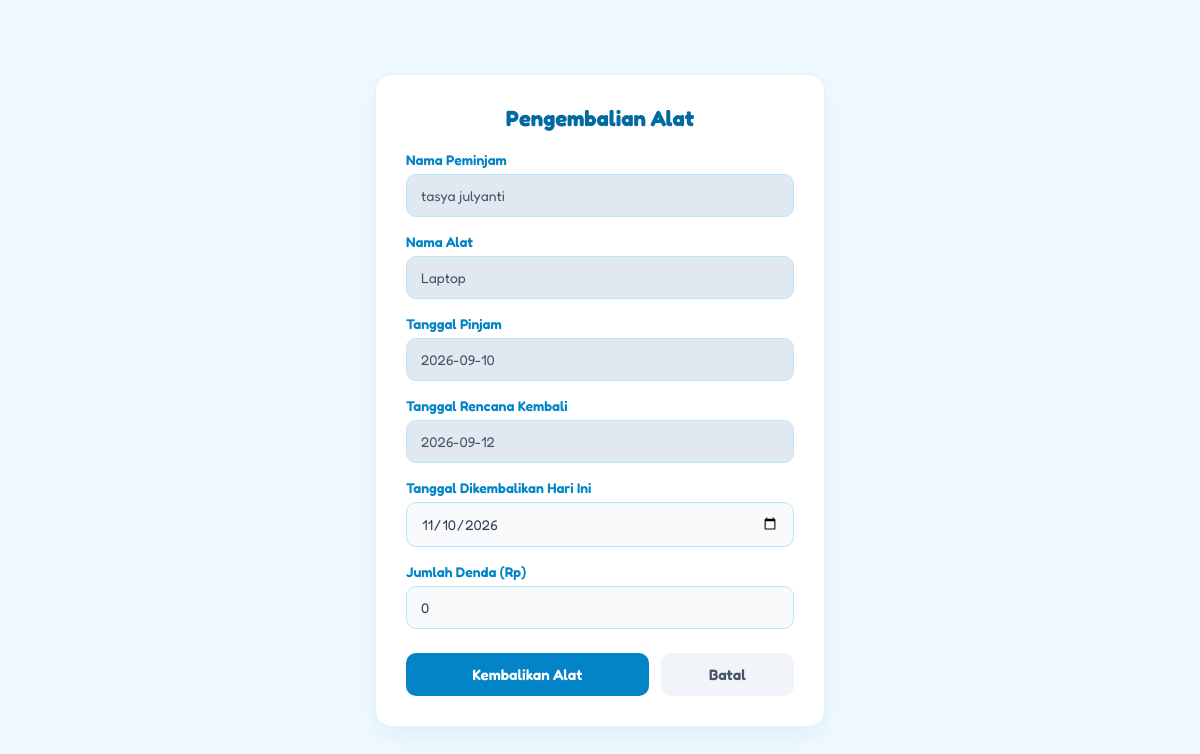
/peminjaman/kembali.php?id=1 (signed in), run on the app's committed database.
### tables this page shows
CREATE TABLE `peminjaman` (
  `id_peminjaman` int(11) NOT NULL,
  `id_user` int(11) NOT NULL,
  `nama_peminjam` varchar(100) DEFAULT NULL,
  `nama_alat` varchar(100) DEFAULT NULL,
  `tanggal_pinjam` date NOT NULL,
  `tanggal_rencana_kembali` date NOT NULL,
  `status` enum('Menunggu','Disetujui','Ditolak','Dikembalikan') DEFAULT 'Menunggu'
);

### peminjaman/kembali.php (the view, shortened to what this page needs)
<?php
include '../connection.php';
$db = isset($koneksi) ? $koneksi : (isset($conn) ? $conn : null);
$role = isset($_SESSION['role']) ? $_SESSION['role'] : 'peminjam';
$id_peminjaman = isset($_GET['id']) ? $_GET['id'] : '';
$data = null;
if ($db) {
    $q = mysqli_query($db, "SELECT * FROM peminjaman WHERE id_peminjaman = '$id_peminjaman'");
    if ($q && mysqli_num_rows($q) > 0) {
        $data = mysqli_fetch_assoc($q);
    }
}
?>
<!DOCTYPE html>
<html lang="id">
<head>
</head>
<body>
    <div class="card-container">
        <h2>Pengembalian Alat</h2>
        <form action="" method="POST">
            <div class="form-group">
                <label>Nama Peminjam</label>
                <input type="text" value="<?= htmlspecialchars($data['nama_peminjam'] ?? ''); ?>" readonly>
            </div>
            <div class="form-group">
                <label>Nama Alat</label>
                <input type="text" value="<?= htmlspecialchars($data['nama_alat'] ?? ''); ?>" readonly>
            </div>
            <div class="form-group">
                <label>Tanggal Pinjam</label>
                <input type="text" value="<?= htmlspecialchars($data['tanggal_pinjam'] ?? ''); ?>" readonly>
            </div>
            <div class="form-group">
                <label>Tanggal Rencana Kembali</label>
                <input type="text" value="<?= htmlspecialchars($data['tanggal_rencana_kembali'] ?? ''); ?>" readonly>
            </div>
            <div class="form-group">
                <label>Tanggal Dikembalikan Hari Ini</label>
                <input type="date" name="tanggal_dikembalikan" value="<?= date('Y-m-d'); ?>" required>
            </div>
            <?php if ($role == 'admin' || $role == 'petugas') : ?>
                <div class="form-group">
                    <label>Jumlah Denda (Rp)</label>
                    <input type="number" name="denda" value="0" min="0" placeholder="Masukkan denda jika ada">
                </div>
            <?php endif; ?>
            <div class="button-group">
                <button type="submit" name="submit" class="btn-submit">Kembalikan Alat</button>
                <a href="tampil.php" class="btn-cancel">Batal</a>
            </div>
        </form>
    </div>
</body>
</html>

### peminjaman/kembali.php (style rules this page uses)
* { box-sizing: border-box; font-family: 'Fredoka', sans-serif; margin: 0; padding: 0; }
body { background-color: #f0f9ff; display: flex; justify-content: center; align-items: center; min-height: 100vh; padding: 20px; }
.card-container { background: #ffffff; width: 100%; max-width: 450px; padding: 30px; border-radius: 16px; box-shadow: 0 10px 25px rgba(2, 132, 199, 0.08); border: 1px solid #e0f2fe; }
.card-container h2 { color: #0369a1; font-size: 22px; margin-bottom: 20px; text-align: center; }
.form-group { margin-bottom: 16px; }
.form-group label { display: block; margin-bottom: 6px; color: #0284c7; font-weight: 600; font-size: 14px; }
.form-group input { width: 100%; padding: 12px 14px; border: 1.5px solid #bae6fd; border-radius: 10px; font-size: 14px; color: #334155; outline: none; background-color: #f8fafc; }
.form-group input[readonly] { background-color: #e2e8f0; color: #475569; cursor: not-allowed; }
.button-group { display: flex; gap: 12px; margin-top: 24px; }
.btn-submit { flex: 2; background-color: #0284c7; color: #ffffff; border: none; padding: 12px; border-radius: 10px; font-size: 15px; font-weight: 600; cursor: pointer; }
.btn-cancel { flex: 1; background-color: #f1f5f9; color: #475569; text-decoration: none; padding: 12px; border-radius: 10px; font-size: 15px; font-weight: 600; text-align: center; }

### data on the page
peminjaman: nama_peminjam "tasya julyanti", nama_alat "Laptop", tanggal_pinjam "2026-09-10", tanggal_rencana_kembali "2026-09-12"
